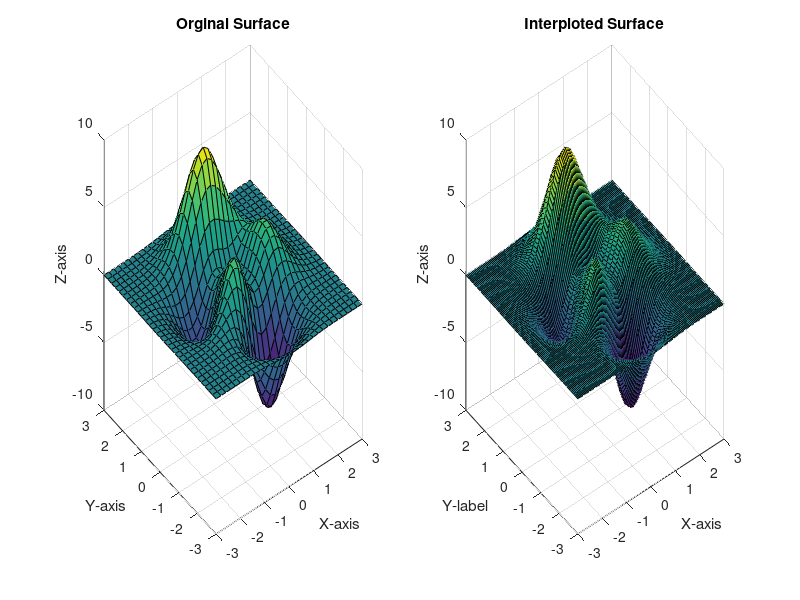

MATLAB code to generate this figure:
[X,Y]=meshgrid(-3:0.2:3,-3:0.2:3);
Z=peaks(X,Y);
[Xq,Yq]=meshgrid(-3:0.05:3,-3:0.2:3);
%perfrom 2D linear interpolation 
Zq=interp2(X,Y,Z,Xq,Yq,'linear');
% plot the orginal and interploted surfaces 
subplot(1,2,1);
surf(X,Y,Z);
title('Orginal Surface');
xlabel('X-axis');
ylabel('Y-axis');
zlabel('Z-axis');

subplot(1,2,2);
surf(Xq,Yq,Zq);
title('Interploted Surface');
xlabel('X-axis');
ylabel('Y-label');
zlabel('Z-axis');